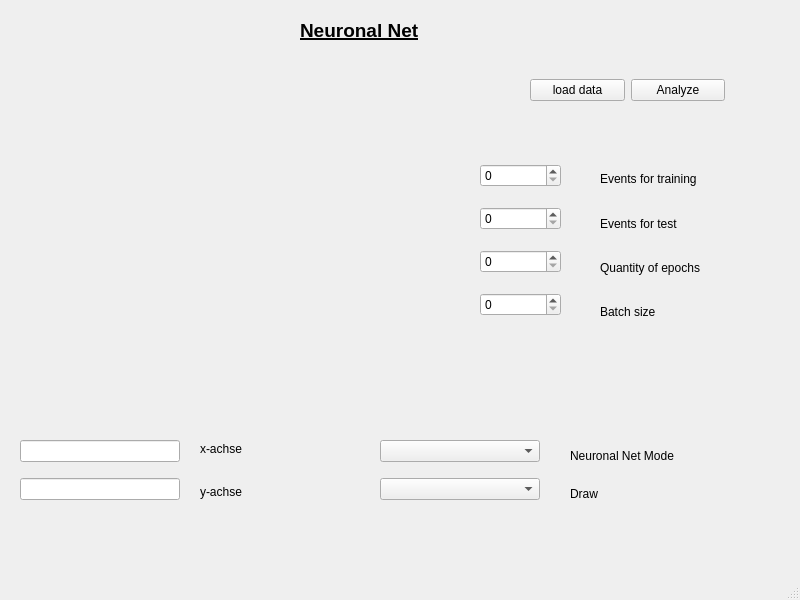
<?xml version="1.0" encoding="UTF-8"?>
<ui version="4.0">
 <class>MainWindow</class>
 <widget class="QMainWindow" name="MainWindow">
  <property name="geometry">
   <rect>
    <x>0</x>
    <y>0</y>
    <width>800</width>
    <height>600</height>
   </rect>
  </property>
  <property name="windowTitle">
   <string>MainWindow</string>
  </property>
  <widget class="QWidget" name="centralwidget">
   <widget class="QLabel" name="label">
    <property name="geometry">
     <rect>
      <x>300</x>
      <y>10</y>
      <width>191</width>
      <height>41</height>
     </rect>
    </property>
    <property name="font">
     <font>
      <family>Arial</family>
      <pointsize>14</pointsize>
      <weight>75</weight>
      <bold>true</bold>
      <underline>true</underline>
     </font>
    </property>
    <property name="text">
     <string>Neuronal Net</string>
    </property>
   </widget>
   <widget class="QWidget" name="verticalLayoutWidget">
    <property name="geometry">
     <rect>
      <x>480</x>
      <y>150</y>
      <width>81</width>
      <height>181</height>
     </rect>
    </property>
    <layout class="QVBoxLayout" name="verticalLayout">
     <item>
      <widget class="QSpinBox" name="spinBox"/>
     </item>
     <item>
      <widget class="QSpinBox" name="spinBox_2"/>
     </item>
     <item>
      <widget class="QSpinBox" name="spinBox_3"/>
     </item>
     <item>
      <widget class="QSpinBox" name="spinBox_4"/>
     </item>
    </layout>
   </widget>
   <widget class="QWidget" name="horizontalLayoutWidget">
    <property name="geometry">
     <rect>
      <x>530</x>
      <y>50</y>
      <width>195</width>
      <height>80</height>
     </rect>
    </property>
    <layout class="QHBoxLayout" name="horizontalLayout">
     <item>
      <widget class="QPushButton" name="pushButton">
       <property name="text">
        <string>load data</string>
       </property>
      </widget>
     </item>
     <item>
      <widget class="QPushButton" name="pushButton_2">
       <property name="acceptDrops">
        <bool>false</bool>
       </property>
       <property name="text">
        <string>Analyze</string>
       </property>
      </widget>
     </item>
    </layout>
   </widget>
   <widget class="QWidget" name="verticalLayoutWidget_2">
    <property name="geometry">
     <rect>
      <x>380</x>
      <y>430</y>
      <width>160</width>
      <height>80</height>
     </rect>
    </property>
    <layout class="QVBoxLayout" name="verticalLayout_2">
     <item>
      <widget class="QComboBox" name="comboBox"/>
     </item>
     <item>
      <widget class="QComboBox" name="comboBox_2"/>
     </item>
    </layout>
   </widget>
   <widget class="QWidget" name="verticalLayoutWidget_3">
    <property name="geometry">
     <rect>
      <x>600</x>
      <y>160</y>
      <width>160</width>
      <height>171</height>
     </rect>
    </property>
    <layout class="QVBoxLayout" name="verticalLayout_3">
     <item>
      <widget class="QLabel" name="label_2">
       <property name="text">
        <string>Events for training</string>
       </property>
      </widget>
     </item>
     <item>
      <widget class="QLabel" name="label_3">
       <property name="text">
        <string>Events for test</string>
       </property>
      </widget>
     </item>
     <item>
      <widget class="QLabel" name="label_4">
       <property name="text">
        <string>Quantity of epochs</string>
       </property>
      </widget>
     </item>
     <item>
      <widget class="QLabel" name="label_5">
       <property name="text">
        <string>Batch size</string>
       </property>
      </widget>
     </item>
    </layout>
   </widget>
   <widget class="QWidget" name="verticalLayoutWidget_4">
    <property name="geometry">
     <rect>
      <x>570</x>
      <y>439</y>
      <width>160</width>
      <height>71</height>
     </rect>
    </property>
    <layout class="QVBoxLayout" name="verticalLayout_4">
     <item>
      <widget class="QLabel" name="label_6">
       <property name="text">
        <string>Neuronal Net Mode</string>
       </property>
      </widget>
     </item>
     <item>
      <widget class="QLabel" name="label_7">
       <property name="text">
        <string>Draw</string>
       </property>
      </widget>
     </item>
    </layout>
   </widget>
   <widget class="QWidget" name="verticalLayoutWidget_5">
    <property name="geometry">
     <rect>
      <x>200</x>
      <y>430</y>
      <width>160</width>
      <height>80</height>
     </rect>
    </property>
    <layout class="QVBoxLayout" name="verticalLayout_5">
     <item>
      <widget class="QLabel" name="label_8">
       <property name="text">
        <string>x-achse</string>
       </property>
      </widget>
     </item>
     <item>
      <widget class="QLabel" name="label_9">
       <property name="text">
        <string>y-achse</string>
       </property>
      </widget>
     </item>
    </layout>
   </widget>
   <widget class="QWidget" name="verticalLayoutWidget_6">
    <property name="geometry">
     <rect>
      <x>20</x>
      <y>430</y>
      <width>160</width>
      <height>80</height>
     </rect>
    </property>
    <layout class="QVBoxLayout" name="verticalLayout_6">
     <item>
      <widget class="QLineEdit" name="lineEdit"/>
     </item>
     <item>
      <widget class="QLineEdit" name="lineEdit_2"/>
     </item>
    </layout>
   </widget>
   <widget class="QCustomPlot" name="customPlot" native="true">
    <property name="geometry">
     <rect>
      <x>39</x>
      <y>69</y>
      <width>401</width>
      <height>311</height>
     </rect>
    </property>
   </widget>
  </widget>
  <widget class="QStatusBar" name="statusbar"/>
 </widget>
 <customwidgets>
  <customwidget>
   <class>QCustomPlot</class>
   <extends>QWidget</extends>
   <header location="global">qcustomplot.h</header>
   <container>1</container>
  </customwidget>
 </customwidgets>
 <resources/>
 <connections/>
</ui>
